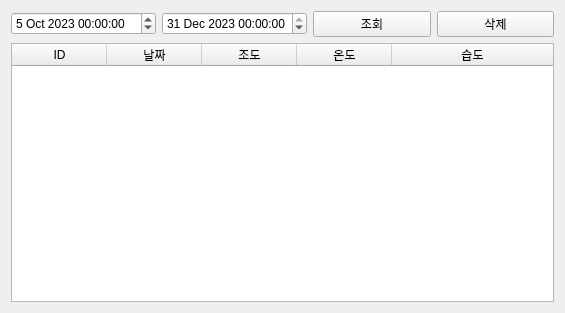
<?xml version="1.0" encoding="UTF-8"?>
<ui version="4.0">
 <class>Tab5DataBase</class>
 <widget class="QWidget" name="Tab5DataBase">
  <property name="geometry">
   <rect>
    <x>0</x>
    <y>0</y>
    <width>565</width>
    <height>313</height>
   </rect>
  </property>
  <property name="windowTitle">
   <string>Form</string>
  </property>
  <layout class="QVBoxLayout" name="verticalLayout">
   <item>
    <layout class="QHBoxLayout" name="horizontalLayout">
     <item>
      <widget class="QDateTimeEdit" name="pDateTimeEditFrom">
       <property name="dateTime">
        <datetime>
         <hour>0</hour>
         <minute>0</minute>
         <second>0</second>
         <year>2023</year>
         <month>10</month>
         <day>5</day>
        </datetime>
       </property>
       <property name="date">
        <date>
         <year>2023</year>
         <month>10</month>
         <day>5</day>
        </date>
       </property>
       <property name="minimumDateTime">
        <datetime>
         <hour>0</hour>
         <minute>0</minute>
         <second>0</second>
         <year>1752</year>
         <month>9</month>
         <day>15</day>
        </datetime>
       </property>
      </widget>
     </item>
     <item>
      <widget class="QDateTimeEdit" name="pDateTimeEditTo">
       <property name="dateTime">
        <datetime>
         <hour>0</hour>
         <minute>0</minute>
         <second>0</second>
         <year>2023</year>
         <month>12</month>
         <day>31</day>
        </datetime>
       </property>
       <property name="date">
        <date>
         <year>2023</year>
         <month>12</month>
         <day>31</day>
        </date>
       </property>
      </widget>
     </item>
     <item>
      <widget class="QPushButton" name="pPBsearchDb">
       <property name="text">
        <string>조회</string>
       </property>
      </widget>
     </item>
     <item>
      <widget class="QPushButton" name="pPBdeleteDb">
       <property name="text">
        <string>삭제</string>
       </property>
      </widget>
     </item>
    </layout>
   </item>
   <item>
    <widget class="QTableWidget" name="tableWidget">
     <attribute name="horizontalHeaderCascadingSectionResizes">
      <bool>false</bool>
     </attribute>
     <attribute name="horizontalHeaderMinimumSectionSize">
      <number>10</number>
     </attribute>
     <attribute name="horizontalHeaderDefaultSectionSize">
      <number>95</number>
     </attribute>
     <attribute name="horizontalHeaderHighlightSections">
      <bool>false</bool>
     </attribute>
     <attribute name="horizontalHeaderStretchLastSection">
      <bool>true</bool>
     </attribute>
     <attribute name="verticalHeaderVisible">
      <bool>false</bool>
     </attribute>
     <attribute name="verticalHeaderMinimumSectionSize">
      <number>21</number>
     </attribute>
     <attribute name="verticalHeaderDefaultSectionSize">
      <number>21</number>
     </attribute>
     <column>
      <property name="text">
       <string>ID</string>
      </property>
     </column>
     <column>
      <property name="text">
       <string>날짜</string>
      </property>
     </column>
     <column>
      <property name="text">
       <string>조도</string>
      </property>
     </column>
     <column>
      <property name="text">
       <string>온도</string>
      </property>
     </column>
     <column>
      <property name="text">
       <string>습도</string>
      </property>
     </column>
    </widget>
   </item>
  </layout>
 </widget>
 <resources/>
 <connections/>
</ui>
